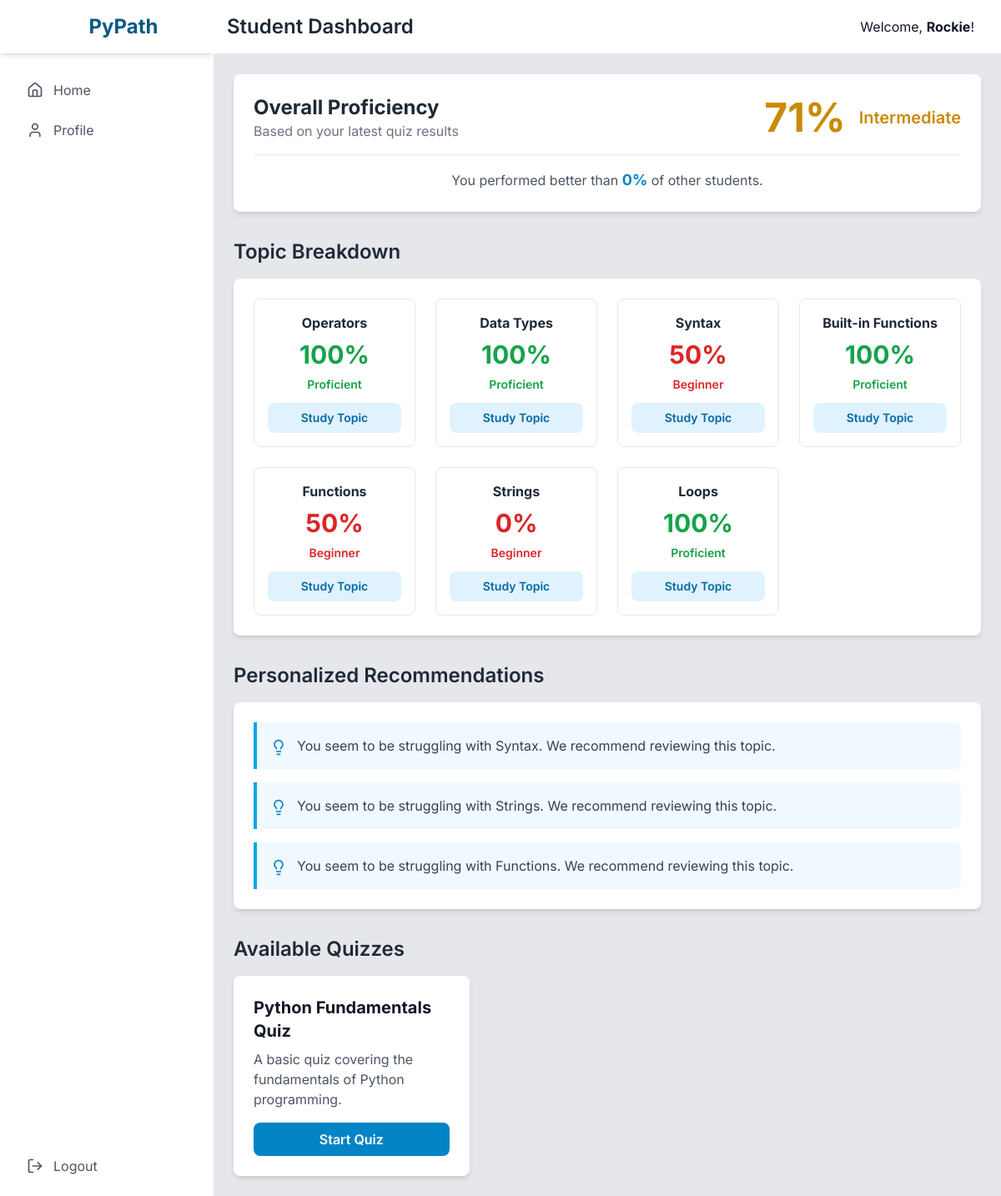
/dashboard (signed in), run on the app's committed database.
### tables this page shows
CREATE TABLE student_answers (
    id INTEGER PRIMARY KEY AUTOINCREMENT,
    result_id INTEGER NOT NULL,
    question_id INTEGER NOT NULL,
    user_answer TEXT,
    is_correct INTEGER NOT NULL, -- 1 for true, 0 for false
    FOREIGN KEY (result_id) REFERENCES results (id),
    FOREIGN KEY (question_id) REFERENCES questions (id)
);

CREATE TABLE questions (
    id INTEGER PRIMARY KEY AUTOINCREMENT,
    question_text TEXT NOT NULL,
    question_type TEXT NOT NULL DEFAULT 'multiple_choice', -- 'multiple_choice' or 'coding'
    topic TEXT NOT NULL, -- e.g., 'Variables', 'Loops', 'Functions' for the recommender system
    option_a TEXT,
    option_b TEXT,
    option_c TEXT,
    option_d TEXT,
    correct_answer TEXT,
    correct_code_output TEXT
);

CREATE TABLE recommendations (
    id INTEGER PRIMARY KEY AUTOINCREMENT,
    user_id INTEGER NOT NULL,
    recommendation_text TEXT NOT NULL,
    timestamp DATETIME DEFAULT CURRENT_TIMESTAMP,
    FOREIGN KEY (user_id) REFERENCES users (id)
);

CREATE TABLE question_sets (
    id INTEGER PRIMARY KEY AUTOINCREMENT,
    title TEXT NOT NULL,
    description TEXT
);

### app.py (the view)
@app.route('/dashboard')
def dashboard():
    if not get_user_id(): return redirect(url_for('login'))
    conn = get_db_connection()
    if is_admin():
        student_count = conn.execute('SELECT COUNT(*) FROM users WHERE is_admin = 0').fetchone()[0]
        quiz_count = conn.execute('SELECT COUNT(*) FROM question_sets').fetchone()[0]
        avg_score_data = conn.execute('SELECT AVG(score * 100.0 / total_questions) as avg_score FROM results').fetchone()
        avg_score = avg_score_data['avg_score'] if avg_score_data and avg_score_data['avg_score'] else 0
        performance_data = conn.execute("SELECT strftime('%Y-%m-%d', timestamp) as date, AVG(score * 100.0 / total_questions) as avg_score FROM results GROUP BY date ORDER BY date LIMIT 10").fetchall()
        chart_labels, chart_values = [row['date'] for row in performance_data], [row['avg_score'] for row in performance_data]
        conn.close()
        return render_template('admin/dashboard.html', student_count=student_count, quiz_count=quiz_count, avg_score=avg_score, chart_labels=json.dumps(chart_labels), chart_values=json.dumps(chart_values))
    else:
        sets = conn.execute('SELECT * FROM question_sets').fetchall()
        recommendations = conn.execute('SELECT * FROM recommendations WHERE user_id = ? ORDER BY timestamp DESC', (get_user_id(),)).fetchall()
        proficiency_data = calculate_proficiency(get_user_id(), conn)
        overall_proficiency, percentile = None, None
        if proficiency_data:
            average_percentage = sum(item['percentage'] for item in proficiency_data) / len(proficiency_data)
            level, color = get_proficiency_level(average_percentage)
            overall_proficiency = {'percentage': round(average_percentage), 'level': level, 'color': color}
            percentile = calculate_percentile(get_user_id(), conn)
        conn.close()
        return render_template('student/dashboard.html', sets=sets, recommendations=recommendations, proficiency=proficiency_data, overall_proficiency=overall_proficiency, percentile=percentile)

### app.py (called while the page is built)
def get_db_connection():
    conn = sqlite3.connect('pypath.db', check_same_thread=False)
    conn.row_factory = sqlite3.Row
    return conn

def get_user_id():
    return session.get('user_id')

def is_admin():
    return session.get('is_admin', False)

def get_proficiency_level(percentage):
    if percentage >= 85: return "Proficient", "text-green-600"
    elif percentage >= 60: return "Intermediate", "text-yellow-600"
    else: return "Beginner", "text-red-600"

def calculate_percentile(user_id, conn):
    user_latest_result = conn.execute('SELECT (score * 100.0 / total_questions) as percentage FROM results WHERE user_id = ? ORDER BY timestamp DESC LIMIT 1', (user_id,)).fetchone()
    if not user_latest_result: return None
    user_percentage = user_latest_result['percentage']
    all_latest_scores = conn.execute('''
        SELECT MAX(score * 100.0 / total_questions) as latest_percentage
        FROM results r JOIN users u ON r.user_id = u.id
        WHERE u.is_admin = 0 GROUP BY r.user_id
    ''').fetchall()
    if not all_latest_scores: return 100
    total_students = len(all_latest_scores)
    scores_lower = sum(1 for row in all_latest_scores if row['latest_percentage'] < user_percentage)
    if total_students == 0: return 100
    percentile = (scores_lower / total_students) * 100
    return round(percentile)

### templates/student/dashboard.html (shortened to what this page needs)
{% extends "layout.html" %}
{% block header %}Student Dashboard{% endblock %}
{% block content %}
{% if overall_proficiency %}
<div class="mb-8 bg-white p-6 rounded-lg shadow-md">
    <div class="flex flex-col md:flex-row items-center justify-between">
        <div class="text-center md:text-left mb-4 md:mb-0">
            <h3 class="text-2xl font-bold text-gray-800">Overall Proficiency</h3>
            <p class="text-gray-500">Based on your latest quiz results</p>
        </div>
        <div class="flex items-center space-x-4">
            <div class="text-5xl font-bold {{ overall_proficiency.color }}">
                {{ overall_proficiency.percentage }}%
            </div>
            <div class="text-xl font-semibold {{ overall_proficiency.color }}">
                {{ overall_proficiency.level }}
            </div>
        </div>
    </div>
    {% if percentile is not none %}
    <div class="border-t mt-4 pt-4 text-center">
        <p class="text-gray-600">You performed better than <strong class="text-sky-600 text-lg">{{ percentile }}%</strong> of other students.</p>
    </div>
    {% endif %}
</div>
{% endif %}
{% if proficiency %}
<div class="mb-8">
    <h2 class="text-2xl font-semibold text-gray-800 mb-4">Topic Breakdown</h2>
    <div class="bg-white p-6 rounded-lg shadow-md">
        <div class="grid grid-cols-1 sm:grid-cols-2 md:grid-cols-3 lg:grid-cols-4 gap-6">
            {% for item in proficiency %}
            <div class="border border-gray-200 rounded-lg p-4 flex flex-col items-center text-center">
                <h4 class="font-bold text-gray-800">{{ item.topic }}</h4>
                <p class="text-3xl font-bold my-2 {{ item.color }}">{{ item.percentage }}%</p>
                <p class="text-sm font-semibold {{ item.color }} mb-3">{{ item.level }}</p>
                <a href="{{ item.study_link }}" target="_blank" class="mt-auto text-sm w-full text-center bg-sky-100 text-sky-700 font-semibold py-2 px-3 rounded-lg hover:bg-sky-200 transition">
                    Study Topic
                </a>
            </div>
            {% endfor %}
        </div>
    </div>
</div>
{% endif %}
{% if recommendations %}
<div class="mb-8">
    <h2 class="text-2xl font-semibold text-gray-800 mb-4">Personalized Recommendations</h2>
    <div class="bg-white p-6 rounded-lg shadow-md space-y-4">
        {% for rec in recommendations %}
        <div class="flex items-start p-4 bg-sky-50 border-l-4 border-sky-500 rounded-r-lg">
            <i data-lucide="lightbulb" class="h-5 w-5 text-sky-600 mr-3 mt-1"></i>
            <p class="text-gray-700">{{ rec.recommendation_text }}</p>
        </div>
        {% endfor %}
    </div>
</div>
{% endif %}
<div>
    <h2 class="text-2xl font-semibold text-gray-800 mb-4">Available Quizzes</h2>
    <div class="grid grid-cols-1 md:grid-cols-2 lg:grid-cols-3 gap-6">
        {% for set in sets %}
        <div class="bg-white rounded-lg shadow-md overflow-hidden transform hover:scale-105 transition-transform duration-300">
            <div class="p-6">
                <h3 class="text-xl font-bold text-gray-900 mb-2">{{ set.title }}</h3>
                <p class="text-gray-600 mb-4">{{ set.description }}</p>
                <a href="{{ url_for('quiz', set_id=set.id) }}" class="inline-block w-full text-center bg-sky-600 text-white font-semibold py-2 px-4 rounded-lg hover:bg-sky-700">
                    Start Quiz
                </a>
            </div>
        </div>
        {% else %}
        <p>No quizzes are available at the moment.</p>
        {% endfor %}
    </div>
</div>
{% endblock %}

### templates/layout.html (shortened to what this page needs)
<!DOCTYPE html>
<html lang="en">
<head>
    <script src="https://cdn.tailwindcss.com"></script>
</head>
<body class="bg-gray-50 text-gray-900">
    <div class="flex h-screen bg-gray-100">
        <div class="hidden md:flex flex-col w-64 bg-white shadow-lg">
            <div class="flex items-center justify-center h-16 bg-white shadow-md">
                <i data-lucide="codepen" class="h-8 w-8 text-sky-600"></i>
                <span class="text-2xl font-bold text-sky-800 ml-2">PyPath</span>
            </div>
            <div class="flex flex-col flex-grow p-4">
                <nav class="flex flex-col flex-grow">
                    {% if session.is_admin %}
                    <a href="{{ url_for('dashboard') }}" class="flex items-center px-4 py-2 mt-2 text-gray-600 rounded-lg hover:bg-gray-200">
                        <i data-lucide="layout-dashboard" class="icon"></i><span class="ml-3">Dashboard</span>
                    </a>
                    <a href="{{ url_for('admin_questions') }}" class="flex items-center px-4 py-2 mt-2 text-gray-600 rounded-lg hover:bg-gray-200">
                        <i data-lucide="banknote" class="icon"></i><span class="ml-3">Question Bank</span>
                    </a>
                    <a href="{{ url_for('student_history') }}" class="flex items-center px-4 py-2 mt-2 text-gray-600 rounded-lg hover:bg-gray-200">
                        <i data-lucide="history" class="icon"></i><span class="ml-3">Student History</span>
                    </a>
                    {% else %}
                    <a href="{{ url_for('dashboard') }}" class="flex items-center px-4 py-2 mt-2 text-gray-600 rounded-lg hover:bg-gray-200">
                        <i data-lucide="home" class="icon"></i><span class="ml-3">Home</span>
                    </a>
                     <a href="{{ url_for('profile') }}" class="flex items-center px-4 py-2 mt-2 text-gray-600 rounded-lg hover:bg-gray-200">
                        <i data-lucide="user" class="icon"></i><span class="ml-3">Profile</span>
                    </a>
                    {% endif %}
                    <a href="{{ url_for('logout') }}" class="flex items-center px-4 py-2 mt-auto text-gray-600 rounded-lg hover:bg-red-200 hover:text-red-700">
                        <i data-lucide="log-out" class="icon"></i><span class="ml-3">Logout</span>
                    </a>
                </nav>
            </div>
        </div>
        <div class="flex flex-col flex-1 overflow-hidden">
            <header class="flex justify-between items-center p-4 bg-white border-b">
                <h1 class="text-2xl font-semibold text-gray-800">{% block header %}{% endblock %}</h1>
                <div class="flex items-center">
                    <span class="mr-4">Welcome, <strong>{{ session.first_name or session.username }}</strong>!</span>
                </div>
            </header>
            <main class="flex-1 overflow-x-hidden overflow-y-auto bg-gray-200 p-6">
                {% block content %}{% endblock %}
            </main>
        </div>
    </div>
</body>
</html>

### templates/layout.html (style rules this page uses)
body { font-family: 'Inter', sans-serif; }
.icon { width: 20px; height: 20px; stroke-width: 2; }

### data on the page
student_answers: topic "Operators", percentage "100", level "Proficient"
student_answers: topic "Data Types", percentage "100", level "Proficient"
student_answers: topic "Syntax", percentage "50", level "Beginner"
student_answers: topic "Built-in Functions", percentage "100", level "Proficient"
student_answers: topic "Functions", percentage "50", level "Beginner"
student_answers: topic "Strings", percentage "0", level "Beginner"
student_answers: topic "Loops", percentage "100", level "Proficient"
recommendations: recommendation_text "You seem to be struggling with Syntax. We recommend reviewing this topic."
recommendations: recommendation_text "You seem to be struggling with Strings. We recommend reviewing this topic."
recommendations: recommendation_text "You seem to be struggling with Functions. We recommend reviewing this topic."
question_sets: title "Python Fundamentals Quiz", description "A basic quiz covering the fundamentals of Python programming."

### other printed values
{{ session.first_name or session.username }} "Rockie"
{{ overall_proficiency.percentage }} "71"
{{ overall_proficiency.level }} "Intermediate"
{{ percentile }} "0"
